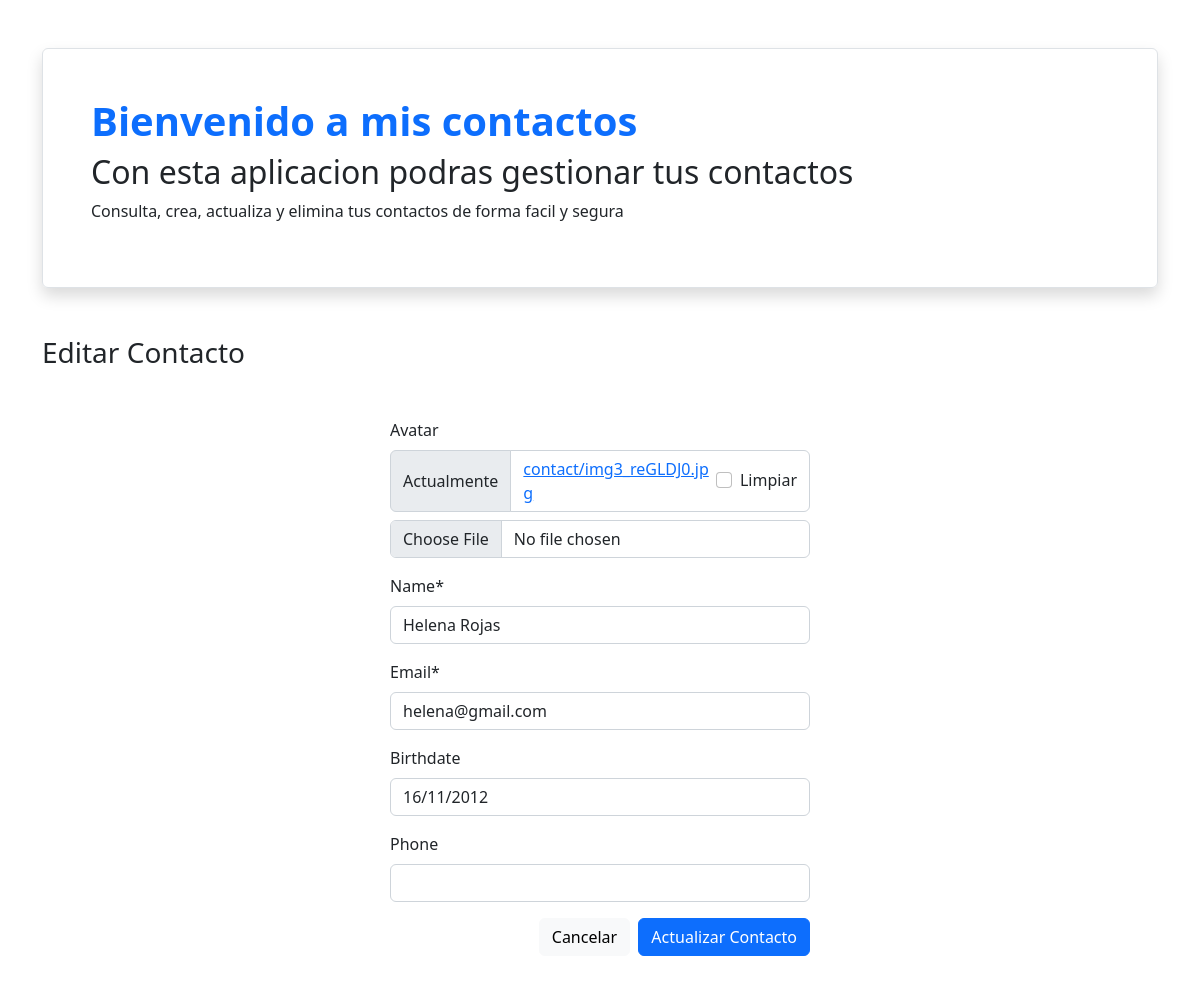
Page /2/edit/ on the committed database.
### contacts/models.py (models this page shows, shortened)
class Contact(models.Model):
    avatar = models.ImageField(null=True, blank=True, upload_to='contact')
    name = models.CharField(max_length=100)
    email = models.EmailField(max_length=50)
    birthdate = models.DateField(null=True, blank=True)
    phone = models.CharField(max_length=12, null=True, blank=True)
    created = models.DateTimeField(auto_now_add=True) # Se crea fecha de forma automatica

### contacts/views.py (the view)
# urls.py: path('<int:pk>/edit/', views.ContactUpdateView.as_view(), name='contact_edit'),
class ContactUpdateView(generic.UpdateView):
    model = Contact
    fields = ['avatar','name', 'email', 'birthdate', 'phone']
    success_url = reverse_lazy('contact_list')

### contacts/templates/contacts/contact_form.html (shortened to what this page needs)
{% extends "contacts/base.html" %}
{% load static crispy_forms_tags %}
{% block content %}
<div class="mt-5">
        <h3>
            {% if contact %}
            Editar
            {% else %}
            Nuevo
            {% endif %}
            Contacto
        </h3>
    </div>
    <form action="" method="post" class="mt-5 mx-auto" style="max-width: 420px;" enctype="multipart/form-data" novalidate>
        {{ form|crispy}}
        <div class="text-end mt-3">
            <a href="{% url 'contact_list' %}" class="btn btn-light me-1">
                Cancelar
            </a>
            <button class="btn btn-primary">
                {% if contact %}
                Actualizar
                {% else %}
                Crear
                {% endif %}
                Contacto
            </button>
        </div>
    </form>
{% endblock content %}

### rows in the picture
Contact: name "Helena Rojas", email "helena@gmail.com", birthdate "16/11/2012"
